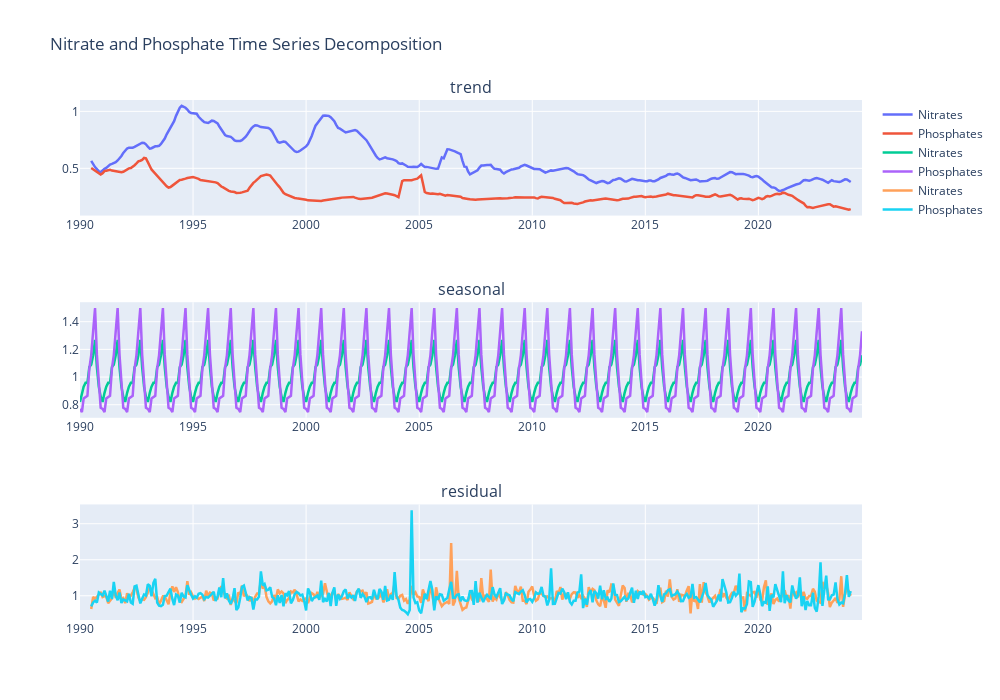

Notebook code for this chart:
### Code cell
cols = ["trend", "seasonal", "residual"]

fig = make_subplots(rows=3, cols=1, subplot_titles=cols)

for i, col in enumerate(cols):
    fig.add_trace(
        go.Scatter(x=decomp_N.index, y=decomp_N[col],name='Nitrates'),
        row=i+1,
        col=1
    )
    fig.add_trace(
        go.Scatter(x=decomp_P.index, y=decomp_P[col],name='Phosphates'),
        row=i+1,
        col=1
    )

fig.update_layout(
    height=700,
    width=1000,
    showlegend=True,
    title=dict(text="Nitrate and Phosphate Time Series Decomposition"),
    font=dict(size=12),
#    yref='paper'
)

fig.update_traces(
    line=dict(dash="solid", width=2.5), line_shape='linear'
    )

#fig.suptitle()
fig.show()

### Figure 1 — Plotly figure (JSON) as saved in the notebook; plotly's stock layout.template omitted (floating-point values rounded to 4 significant figures; data arrays with more than 128 entries replaced by an {"elided": "..."} marker saying what was removed)
{"data": [{"line": {"dash": "solid", "shape": "linear", "width": 2.5}, "name": "Nitrates", "type": "scatter", "x": {"elided": "416 str values"}, "xaxis": "x", "y": {"elided": "416 float values"}, "yaxis": "y"}, {"line": {"dash": "solid", "shape": "linear", "width": 2.5}, "name": "Phosphates", "type": "scatter", "x": {"elided": "416 str values"}, "xaxis": "x", "y": {"elided": "416 float values"}, "yaxis": "y"}, {"line": {"dash": "solid", "shape": "linear", "width": 2.5}, "name": "Nitrates", "type": "scatter", "x": {"elided": "416 str values"}, "xaxis": "x2", "y": {"elided": "416 float values"}, "yaxis": "y2"}, {"line": {"dash": "solid", "shape": "linear", "width": 2.5}, "name": "Phosphates", "type": "scatter", "x": {"elided": "416 str values"}, "xaxis": "x2", "y": {"elided": "416 float values"}, "yaxis": "y2"}, {"line": {"dash": "solid", "shape": "linear", "width": 2.5}, "name": "Nitrates", "type": "scatter", "x": {"elided": "416 str values"}, "xaxis": "x3", "y": {"elided": "416 float values"}, "yaxis": "y3"}, {"line": {"dash": "solid", "shape": "linear", "width": 2.5}, "name": "Phosphates", "type": "scatter", "x": {"elided": "416 str values"}, "xaxis": "x3", "y": {"elided": "416 float values"}, "yaxis": "y3"}], "layout": {"annotations": [{"font": {"size": 16}, "showarrow": false, "text": "trend", "x": 0.5, "xanchor": "center", "xref": "paper", "y": 1, "yanchor": "bottom", "yref": "paper"}, {"font": {"size": 16}, "showarrow": false, "text": "seasonal", "x": 0.5, "xanchor": "center", "xref": "paper", "y": 0.6111, "yanchor": "bottom", "yref": "paper"}, {"font": {"size": 16}, "showarrow": false, "text": "residual", "x": 0.5, "xanchor": "center", "xref": "paper", "y": 0.2222, "yanchor": "bottom", "yref": "paper"}], "font": {"size": 12}, "height": 700, "showlegend": true, "title": {"text": "Nitrate and Phosphate Time Series Decomposition"}, "width": 1000, "xaxis": {"anchor": "y", "domain": [0, 1]}, "xaxis2": {"anchor": "y2", "domain": [0, 1]}, "xaxis3": {"anchor": "y3", "domain": [0, 1]}, "yaxis": {"anchor": "x", "domain": [0.7778, 1]}, "yaxis2": {"anchor": "x2", "domain": [0.3889, 0.6111]}, "yaxis3": {"anchor": "x3", "domain": [0, 0.2222]}}}
